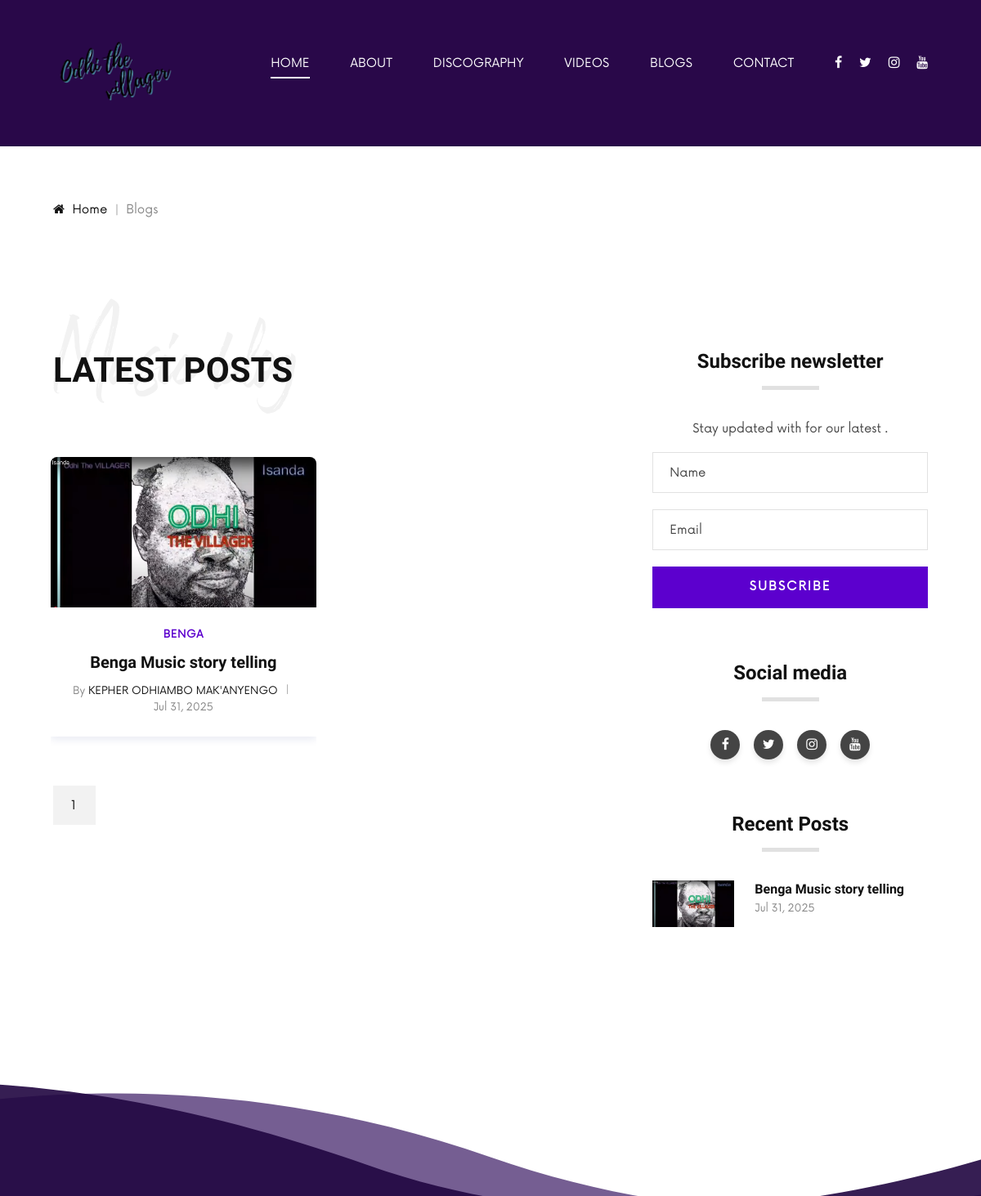
The page /blog/ (upper part) on the database as committed earlier.
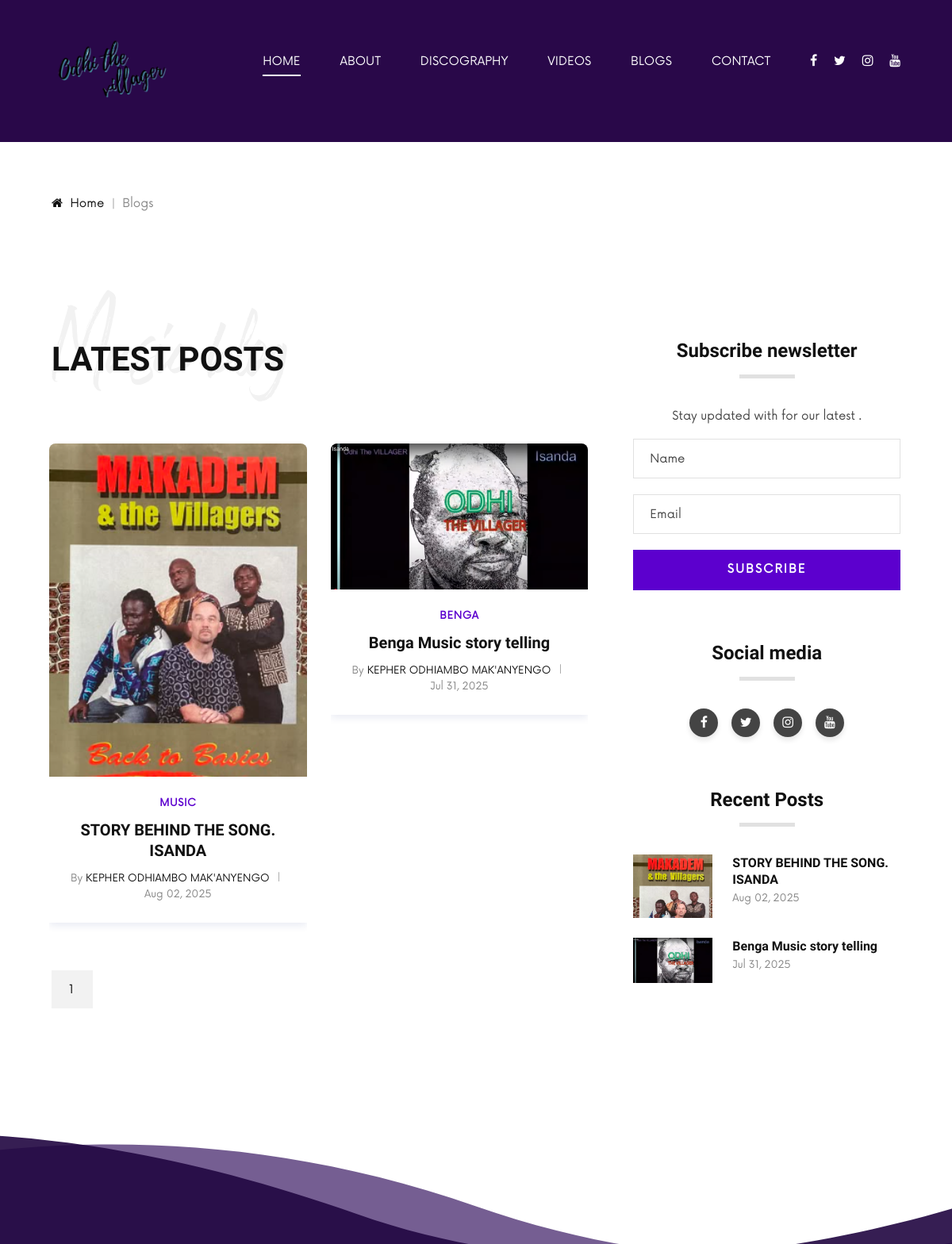
The same page on the database as committed later.
### odhi/models.py (models this page shows, shortened)
class Generalinfo(models.Model):
    logo = models.ImageField(upload_to='logos/', blank=True, null=True)
    location = models.CharField(max_length=100 ,blank=True, null=True)
    email= models.EmailField(max_length=100)
    phone = models.CharField(max_length=15)
    facebook = models.URLField(max_length=200, blank=True, null=True)
    instagram = models.URLField(max_length=200, blank=True, null=True)
    twitter = models.URLField(max_length=200, blank=True, null=True)
    linkedin = models.URLField(max_length=200, blank=True, null=True)
    youtube = models.URLField(max_length=200, blank=True, null=True)
    history = HistoricalRecords()
    class Meta:
        verbose_name = "General Info"
        verbose_name_plural = "General Info"

class Blogs(models.Model):
    blog_image = models.ImageField(upload_to='blog_images/', blank=True, null=True)
    category = models.CharField(max_length=100, blank=True, null=True)
    title = models.CharField(max_length=255)
    content = RichTextField()  # Using CKEditor for rich text editing
    author = models.CharField(max_length=100 , default="Kepher Odhiambo Mak'Anyengo")
    created_at = models.DateTimeField(default=timezone.now)
    link = models.URLField(max_length=200, blank=True, null=True)
    class Meta:
        ordering = ['-created_at']
        verbose_name = "Blog"
        verbose_name_plural = "Blogs"

### odhi/views.py (the view)
# urls.py: 2. Add a URL to urlpatterns:  path('blog/', include('blog.urls'))
def blog(request):
    recent_blogs = Blogs.objects.all().order_by('-created_at')  # Get all blogs ordered by creation date
    paginator = Paginator(recent_blogs, 5)  # Show 5 blogs per page
    page_number = request.GET.get('page')
    page_obj = paginator.get_page(page_number)
    return render(request, "blog.html", {'page_obj': page_obj, 'recent_blogs': recent_blogs})

### odhi/forms.py
class NewsletterForm(forms.ModelForm):
    class Meta:
        model = NewsletterSubscriber
        fields = ['name', 'email']

### odhi/context_processors.py (called while the page is built)
def general_info(request):
    info = Generalinfo.objects.first()  # Assumes only one Generalinfo object
    return {'general_info': info}

def newsletter_form(request):
    return {'newsletter_form': NewsletterForm()}

### templates/blog.html (shortened to what this page needs)
{% extends "assests/main.html" %}
{% load static %}
{% block content %}
<div class="breadcrumb-option">
    <div class="container">
        <div class="row">
            <div class="col-lg-12">
                <div class="breadcrumb__links">
                    <a href="{% url 'index' %}"><i class="fa fa-home"></i> Home</a>
                    <span>Blogs</span>
                </div>
            </div>
        </div>
    </div>
</div>
<section class="blog spad">
    <div class="container">
        <div class="row">
            <div class="col-lg-8">
                <div class="section-title">
                    <h2>Latest posts</h2>
                    <h1>Music blog</h1>
                </div>
                <div class="row">
                <div class="row">
                    {% for blog in recent_blogs %}
                    <div class="col-lg-6 col-md-6 col-sm-6">
        <a href="{% url 'blogdetail' blog_id=blog.id %}" class="blog__item-link animated-card">
        <div class="blog__item">
            <div class="blog__item__pic zoom-on-hover">
                <img src="{{ blog.blog_image.url }}" alt="{{ blog.title }}">
            </div>
            <div class="blog__item__text">
                <span class="blog__category">{{ blog.category }}</span>
                <h5 class="blog__meta">{{ blog.title|truncatewords:10 }}</h5>
                <ul class="blog__meta">
                    <li>By <span>{{ blog.author }}</span></li>
                    <li>{{ blog.created_at|date:"M d, Y" }}</li>
                </ul>
            </div>
        </div>
    </a>
</div>
                    {% endfor %}
                </div>
                    <div class="col-lg-12">
                        <div class="pagination__links blog__pagination">
                            {% for num in page_obj.paginator.page_range %}
                            {% if page_obj.number == num %}
                            <a href="?page={{ num }}" class="active">{{ num }}</a>
                            {% else %}
                            <a href="?page={{ num }}">{{ num }}</a>
                            {% endif %}
                            {% endfor %}
                        </div>
                    </div>
                </div>
            </div>
            <div class="col-lg-4">
                <div class="blog__sidebar">
                    <div class="blog__sidebar__item">
                        <div class="blog__sidebar__title">
                            <h4>Subscribe newsletter</h4>
                        </div>
                        <p>Stay updated with for our latest .</p>
                        <form action="#">
                            <input type="text" placeholder="Name">
                            <input type="text" placeholder="Email">
                            <button type="submit" class="site-btn">Subscribe</button>
                        </form>
                    </div>
                <div class="blog__sidebar__item">
                    <div class="blog__sidebar__title">
                        <h4>Social media</h4>
                    </div>
                    <div class="blog__sidebar__social">
                        <a href="{{ general_info.facebook }}"><i class="fa fa-facebook"></i></a>
                        <a href="{{ general_info.twitter }}"><i class="fa fa-twitter"></i></a>
                        <a href="{{ general_info.instagram }}"><i class="fa fa-instagram"></i></a>
                        <a href="{{ general_info.youtube }}"><i class="fa fa-youtube"></i></a>
                    </div>
                </div>
                    <div class="blog__sidebar__item">
                        <div class="blog__sidebar__title">
                            <h4>Recent Posts</h4>
                        </div>
                        {% for blog in recent_blogs %}
                        <a href="{% url 'blogdetail' blog_id=blog.id %}" class="recent__item">
                            <div class="recent__item__pic">
                                {% if blog.blog_image %}
                                <img src="{{ blog.blog_image.url }}" alt="{{ blog.title }}">
                                {% else %}
                                <img src="{% static 'img/blog/default.png' %}" alt="No Image">
                                {% endif %}
                            </div>
                            <div class="recent__item__text">
                                <h6>{{ blog.title|truncatewords:10 }}</h6>
                                <span>{{ blog.created_at|date:"M d, Y" }}</span>
                            </div>
                        </a>
                        {% endfor %}
                    </div>
                </div>
            </div>
        </div>
    </div>
</section>
{% endblock %}

### templates/assests/main.html (shortened to what this page needs)
{% load static %}
<!DOCTYPE html>
<html lang="en">
<head>
  <link rel="stylesheet" href="https://cdn.jsdelivr.net/npm/@fancyapps/ui/dist/fancybox.css" />
<link href="https://cdn.jsdelivr.net/npm/bootstrap@5.3.3/dist/css/bootstrap.min.css" rel="stylesheet">
<link rel="stylesheet" href="https://cdn.jsdelivr.net/npm/bootstrap-icons@1.11.3/font/bootstrap-icons.min.css">
<link rel="stylesheet" href="https://cdnjs.cloudflare.com/ajax/libs/font-awesome/6.5.0/css/all.min.css" />
<link rel="stylesheet" href="https://cdnjs.cloudflare.com/ajax/libs/font-awesome/6.5.0/css/all.min.css"
 />
  <link rel="stylesheet" href="{% static 'css/bootstrap.min.css' %}" type="text/css">
  <link rel="stylesheet" href="{% static 'css/font-awesome.min.css' %}" type="text/css">
  <link rel="stylesheet" href="{% static 'css/barfiller.css' %}" type="text/css">
  <link rel="stylesheet" href="{% static 'css/nowfont.css' %}" type="text/css">
  <link rel="stylesheet" href="{% static 'css/rockville.css' %}" type="text/css">
  <link rel="stylesheet" href="{% static 'css/magnific-popup.css' %}" type="text/css">
  <link rel="stylesheet" href="{% static 'css/owl.carousel.min.css' %}" type="text/css">
  <link rel="stylesheet" href="{% static 'css/slicknav.min.css' %}" type="text/css">
  <link rel="stylesheet" href="{% static 'css/style.css' %}" type="text/css">
</head>
<body>
  {% include 'assests/header.html' %}
  {% block content %}{% endblock %}
  {% include 'assests/footer.html' %}
</body>
</html>

### templates/assests/header.html (shortened to what this page needs)
{% load static %}
<header class="header header--normal">
    <div class="container">
        <div class="row">
            <div class="col-lg-2 col-md-2">
                <div class="header__logo">
                    <a href="{% url 'index' %}"><img src="{{ general_info.logo.url }}" alt=""></a>
                </div>
            </div>
            <div class="col-lg-10 col-md-10">
                <div class="header__nav">
                    <nav class="header__menu mobile-menu">
                        <ul>
                            <li class="active"><a href="{% url 'index' %}">Home</a></li>
                            <li><a href="{% url 'about' %}">About</a></li>
                            <li><a href="https://odhithevillager.hustlesasa.shop/" target="_blank" rel="noopener noreferrer">Discography</a></li>
                            <li><a href="{% url 'video' %}">Videos</a></li>
                            <li><a href="{% url 'blog' %}">Blogs</a>
                            </li>
                            <li><a href="{% url 'contact' %}">Contact</a></li>
                        </ul>
                    </nav>
                    <div class="header__right__social">
                        <a href="{{ general_info.facebook }}" target="_blank"><i class="fa fa-facebook"></i></a>
                        <a href="{{ general_info.twitter }}" target="_blank"><i class="fa fa-twitter"></i></a>
                        <a href="{{ general_info.instagram }}" target="_blank"><i class="fa fa-instagram"></i></a>
                        <a href="{{ general_info.youtube }}" target="_blank"><i class="fa fa-youtube"></i></a>
                    </div>
                </div>
            </div>
        </div>
    </div>
</header>

### templates/assests/footer.html (shortened to what this page needs)
{% load static %}
<footer class="footer footer--normal spad set-bg" data-setbg="{% static 'img/footer-bg.png' %}">
</footer>

Rows that differ between the two databases and show on the page:
added Blogs: blog_image (picture), category "MUSIC", title "STORY BEHIND THE SONG. ISANDA", author "KEPHER ODHIAMBO MAK'ANYENGO", created_at "Aug 02, 2025"
